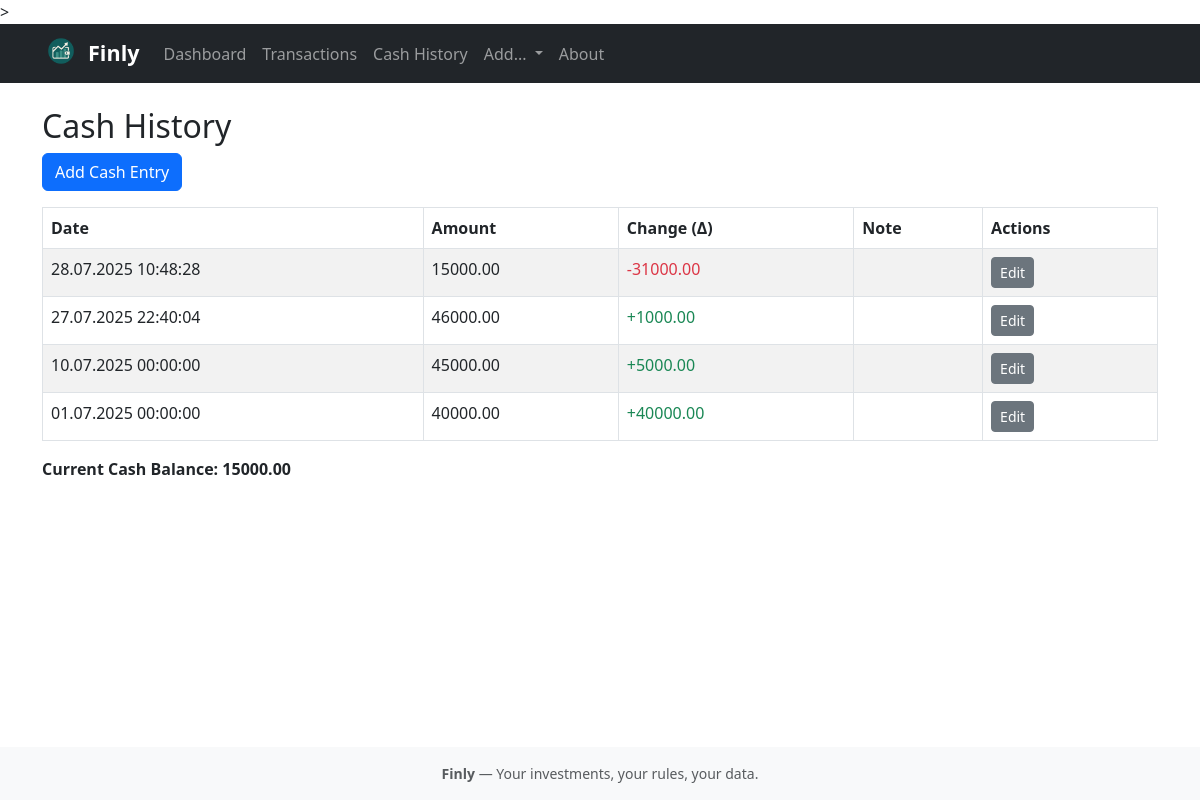
Page /cash/history on the committed database.
### tables this page shows
CREATE TABLE cash_deposits (
        id INTEGER PRIMARY KEY AUTOINCREMENT,
        created_at TEXT NOT NULL,
        amount REAL NOT NULL,
        delta REAL NOT NULL,
        note TEXT
    );

### routes/cash.py (the view)
@cash_bp.route('/history')
def cash_history():
    db = get_db()
    cur = db.cursor()
    cur.execute("SELECT * FROM cash_deposits ORDER BY created_at DESC")
    deposits = cur.fetchall()
    cur.execute("SELECT amount FROM cash_deposits ORDER BY created_at DESC LIMIT 1")
    current_row = cur.fetchone()
    current_balance = current_row[0] if current_row else 0.0
    return render_template(
        'cash_history.html',
        deposits=deposits,
        current_balance=current_balance
    )

### db.py (called while the page is built)
def get_db():
    if "db" not in g:
        g.db = sqlite3.connect(DB_PATH, check_same_thread=False)
    return g.db

### helpers.py (called while the page is built)
def euro_datetime(value):
    if value:
        try:
            dt = datetime.fromisoformat(value)
        except Exception:
            dt = datetime.strptime(value, "%Y-%m-%dT%H:%M:%S")
        return dt.strftime("%d.%m.%Y %H:%M:%S")
    return ''

### templates/cash_history.html
{% extends "base.html" %}
{% block content %}
<h2>Cash History</h2>
<a href="{{ url_for('cash.add_cash') }}" class="btn btn-primary mb-3">Add Cash Entry</a>
<table class="table table-bordered table-striped">
  <thead>
    <tr>
      <th>Date</th>
      <th>Amount</th>
      <th>Change (Δ)</th>
      <th>Note</th>
      <th>Actions</th>
    </tr>
  </thead>
  <tbody>
    {% for deposit in deposits %}
    <tr>
      <td>{{ deposit[1]|euro_datetime }}</td>
      <td>{{ "%.2f"|format(deposit[2]) }}</td>
      <td>
        {% if deposit[3]|float >= 0 %}
          <span class="text-success">+{{ "%.2f"|format(deposit[3]|float) }}</span>
        {% else %}
          <span class="text-danger">{{ "%.2f"|format(deposit[3]|float) }}</span>
        {% endif %}
      </td>
      <td>{{ deposit[4] }}</td>
      <td>
        <a href="{{ url_for('cash.edit_cash', deposit_id=deposit[0]) }}" class="btn btn-sm btn-secondary">Edit</a>
      </td>
    </tr>
    {% endfor %}
  </tbody>
</table>
<div class="mt-3">
  <b>Current Cash Balance: {{ "%.2f"|format(current_balance) }}</b>
</div>
{% endblock %}

### rows in the picture
cash_deposits: created_at "28.07.2025 10:48:28", amount "15000.00", delta "-31000.00"
cash_deposits: created_at "27.07.2025 22:40:04", amount "46000.00", delta "1000.00"
cash_deposits: created_at "10.07.2025 00:00:00", amount "45000.00", delta "5000.00"
cash_deposits: created_at "01.07.2025 00:00:00", amount "40000.00", delta "40000.00"
